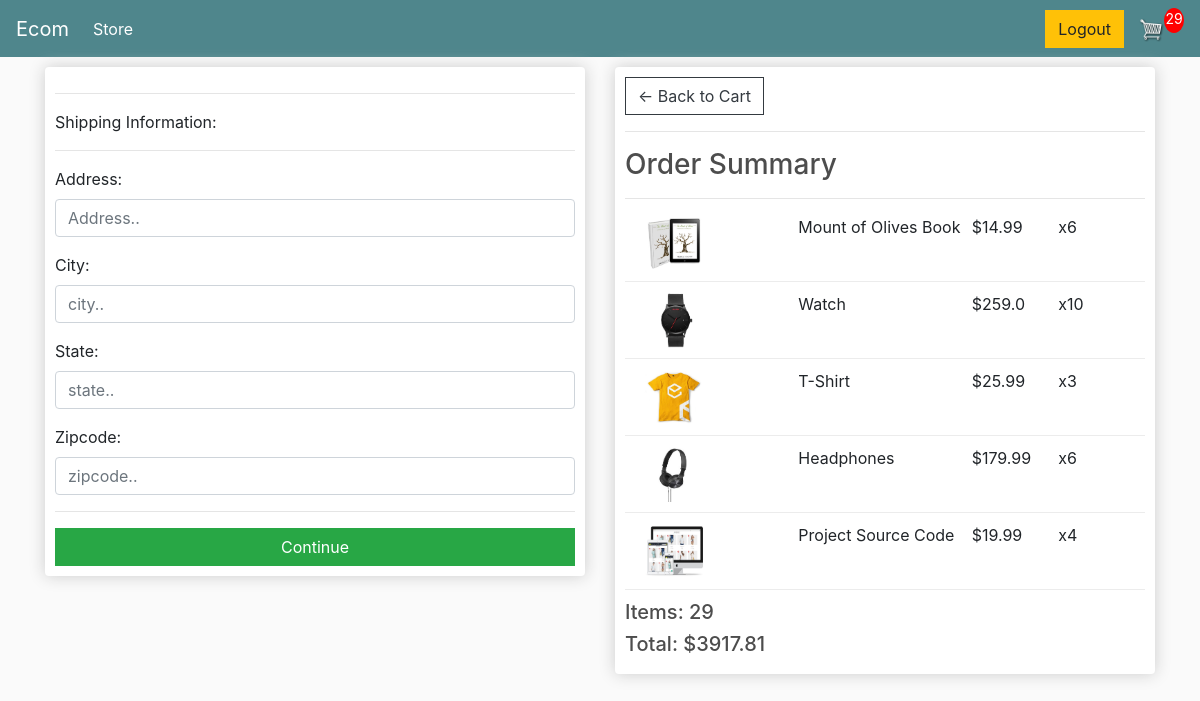
The page /checkout/ (signed in) on the database as committed earlier.
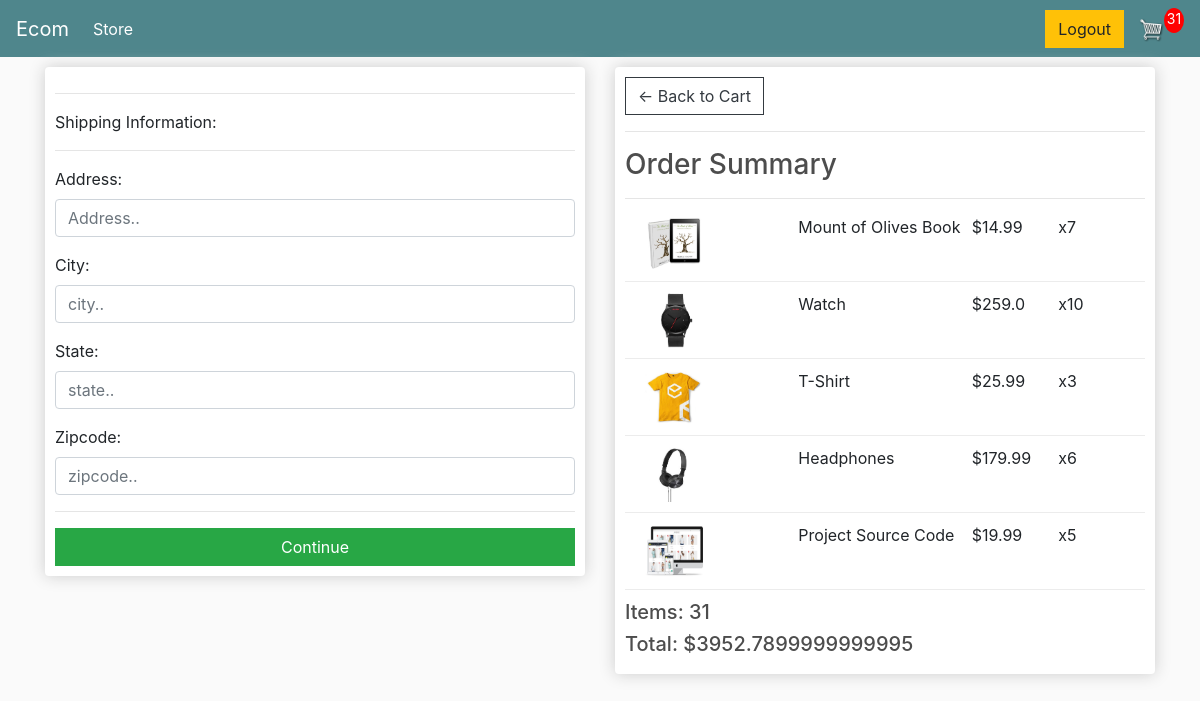
The same page on the database as committed later.
### store/models.py (models this page shows, shortened)
class OrderItem(models.Model):
    product = models.ForeignKey(
        Product, on_delete=models.CASCADE)
    order = models.ForeignKey(
        Order, on_delete=models.SET_NULL, null=True)
    quantity = models.IntegerField(default=0)
    date_added = models.DateTimeField(auto_now_add=True)
    @property
    def get_total(self):
        return self.product.price * self.quantity

class Product(models.Model):
    name = models.CharField(max_length=200, null=True)
    price = models.FloatField()
    digital = models.BooleanField(default=False, null=True)
    image = models.ImageField(blank=True)
    @property
    def imageURL(self):
        url = self.image.url
        if url is None:
            url = ''
        return url

### store/views.py (the view, shortened to what this page needs)
# urls.py: path('checkout/', views.CheckOut.as_view(), name='checkout'),
class CheckOut(LoginRequiredMixin, FormView):
    template_name = 'store/checkout.html'
    form_class = ShippingAddressForm
    success_url = '/'
    def get_context_data(self, **kwargs):
        context = super().get_context_data(**kwargs)
        customer = self.request.user
        order, created = Order.objects.get_or_create(
            customer=customer, compleated=False)
        order_items = order.orderitem_set.all()
        context['num_items'] = order.get_cart_items
        context['items'] = order_items
        context['total'] = order.get_cart_total
        context['shipping'] = order.shipping
        return context

### store/models.py (called while the page is built)
    def __str__(self):
        return self.email

    @property
    def get_cart_total(self):
        order_items = self.orderitem_set.all()
        total = sum([item.get_total for item in order_items])
        return total

    @property
    def get_cart_items(self):
        order_items = self.orderitem_set.all()
        total = sum([item.quantity for item in order_items])
        return total

    @property
    def shipping(self):
        order_items = self.orderitem_set.all()
        shipping = False
        for item in order_items:
            if item.product.digital is False:
                shipping = True
        return shipping

### store/templates/store/checkout.html (shortened to what this page needs)
{% extends 'store/main.html' %}
{% load static %}
{% block content %}
     <div class="row">
		<div class="col-lg-6">
			<div class="box-element" id="form-wrapper">
				<hr>
					<p>Shipping Information:</p>
				<hr>
				<form id="form" method="POST" >
					{{ form.as_p }}
					<hr>
					<input id="form-button" class="btn btn-success btn-block" type="submit" value="Continue">
				</form>
			</div>
			<br>
		</div>
		<div class="col-lg-6">
			<div class="box-element">
				<a  class="btn btn-outline-dark" href="{% url 'cart' %}">&#x2190; Back to Cart</a>
				<hr>
				<h3>Order Summary</h3>
				<hr>
				{% for item in items%}
				<div class="cart-row">
					<div style="flex:2"><img class="row-image" src={{item.product.imageURL}}></div>
					<div style="flex:2"><p>{{item.product.name}}</p></div>
					<div style="flex:1"><p>${{item.product.price}}</p></div>
					<div style="flex:1"><p>x{{item.quantity}}</p></div>
				</div>
				{% endfor %}
				<h5>Items:   {{num_items}}</h5>
				<h5>Total:   ${{total}}</h5>
			</div>
		</div>
	</div>
{% endblock content %}

Rows that differ between the two databases and show on the page:
changed OrderItem "Mount of Olives Book": quantity "6" → "7"
changed OrderItem "Project Source Code": quantity "4" → "5"
Other text that changed with them:
{{ num_items }}: "29" → "31"
{{ total }}: "3917.81" → "3952.7899999999995"
